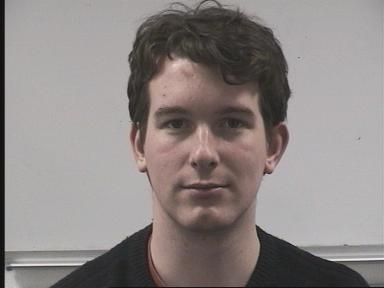
#> input picture pessoa1.jpg, 384 x 288 px
$ python main.py
#> lines starting #> are read from the running program, lines starting #| are printed output that depends on the picture; after the words box and inside, x2 and y2 are one past the last pixel; in counts of white or black regions, pixels touching at a corner belong together
#> in carregaImagem, returned value is the input picture: shape (288, 384, 3); mean R, G, B 141.2, 134.4, 132.6
from numpy import *
from imageio import mimsave, imread, imsave

sharpLaplaciano = array([[0, 4, 0], [4, -20, 4], [0, 4, 0]])
laplaciano = - array([[1,1,1], [1, -8, 1], [1, 1, 1]])
gaussiano = array([ [1,2,1],[2,4,2],[1,2,1] ])
LoG = [sharpLaplaciano, gaussiano]

cruz = array([[0,1,0],[1,1,1],[0,1,0]])
losango = array([ [0,0,1,0,0], [0,1,1,1,0], [1,1,1,1,1], [0,1,1,1,0], [0,0,1,0,0] ])

def binarizacaoAdaptativa(imagem, tamGrid, limiar):
	'''Binariza a imagem com base na media de valores dos pixels vizinhos.
	Precisa melhorar as situacoes de borda.
	http://homepages.inf.ed.ac.uk/rbf/HIPR2/adpthrsh.htm'''
	m,n,_ = shape(imagem)
	resultado = imagem.copy()

	for i in range( tamGrid//2, m - tamGrid//2 ):
		for j in range( tamGrid//2, n - tamGrid//2  ):
			xi, xf = i - tamGrid//2, i + tamGrid//2
			yi, yf = j - tamGrid//2, j + tamGrid//2
			media = mean(imagem[xi:xf, yi:yf, 0])

			if imagem[i, j, 0] > (media - limiar):
				resultado[i,j, 0], resultado[i,j, 1], resultado[i,j, 2] = 0,0,0
			else:
				resultado[i,j, 0], resultado[i,j, 1], resultado[i,j, 2] = 255,255,255

	return resultado

def binarizacao(imagem, limiar = 128):
	'''Binariza uma imagem, preferencialmente em escala de cinza,
	usando o limiar como ponto de corte.'''
	imagem = imagem.copy()
	imagem[imagem >= limiar] = 255
	imagem[imagem < limiar] = 0
	return imagem

def escalaCinza(imagem):
	'''Retorna uma nova imagem com a escala de cinza nas 3 camadas.
	https://en.wikipedia.org/wiki/Grayscale#Converting_color_to_grayscale'''
	imagem = imagem.copy()
	imagem[:,:,0] = 0.2126*imagem[:,:,0] + 0.7152*imagem[:,:,1] + 0.0722*imagem[:,:,2]
	imagem[:,:,1], imagem[:,:,2] = imagem[:,:,0], imagem[:,:,0]
	return imagem

def negacao(imagem):
	'''Retorna a imagem binarizada complementar.'''
	nova_imagem = imagem.copy()
	nova_imagem[imagem > 0] = 0
	nova_imagem[imagem == 0] = 255
	return nova_imagem

def erosao(imagem, elementoEstruturante=cruz):
	image = imagem.copy()
	imagem = convolucao(imagem, elementoEstruturante )
	imagem[imagem>0] = 255
	imagem[imagem==0] = 0
	return imagem

def dilatacao(imagem, elementoEstruturante=cruz):
	n_imagem = negacao(imagem)
	n_imagem = erosao(n_imagem, elementoEstruturante)
	return negacao(n_imagem)

def abertura(imagem, elementoEstruturante=cruz):
	'''Usado para reducao de ruidos.'''
	return dilatacao(erosao(imagem, elementoEstruturante), elementoEstruturante)

def fechamento(imagem, elementoEstruturante=cruz):
	'''Usado para "fechamento" de buracos.'''
	return erosao(dilatacao(imagem, elementoEstruturante), elementoEstruturante)

def menos(imagem1, imagem2):
	'''Usado na imagem binarizada para realizar a operacao de substracao,
	  necessaria em alguns filtros. Acho que nao funciona ainda.'''
	resultado = imagem1.copy()
	condicao = logical_and(imagem1 > 0, imagem2 == 0)
	resultado[ condicao ] = 255
	resultado[ invert(condicao) ] = 0
	return resultado

def gradienteMorfologico1(imagem, elementoEstruturante=cruz):
	'''Usado para localizacao de fronteiras internas
	usando-se um filtro de erosao.'''
	return menos(imagem, erosao(imagem,elementoEstruturante))

def gradienteMorfologico2(imagem, elementoEstruturante=cruz):
	'''Usado para localizacao de fronteiras externas
	usando-se um filtro de dilatacao..'''
	return menos(dilatacao(imagem,elementoEstruturante), imagem)

def gradienteMorfologico3(imagem, elementoEstruturante=cruz):
	'''Usado para localizacao de fronteiras internas e externas.
	usando-se ambos os filtros de erosao e dilatacao.'''
	return menos(dilatacao(imagem,elementoEstruturante), erosao(imagem, elementoEstruturante))

def convolucao(imagem, mascaras):
	'''Retorna o resultado da convolucao da imagem com as mascaras
	usando a Transformada de Fourrier.'''

	if type(mascaras) is not list:
		mascaras = [mascaras]

	imagem = imagem.copy()
	for mascara in mascaras:
		#Calcula a Transformada 2D de cada camada da imagem
		f_im = fft.fft2(imagem, axes = (0,1))

		#Normaliza mascara se necessario
		soma = sum(mascara)*1.0
		if soma != 0:
			mascara = mascara/soma

      	#forca a mascara a ser do tamanho da imagem
		f_mascara = fft.fft2(mascara, s=(f_im.shape[0], f_im.shape[1]) )

		for l in range(3):
			f_convolucao = f_mascara * f_im[:,:,l]
			camada = fft.ifft2(f_convolucao)
			camada[camada < 0 ] = 0
			camada[camada > 255 ] = 255
			imagem[:,:,l] = real(camada)

	return imagem

def criaGif(nomeArquivo, imagens, duracaoFrames=0.5):
	'''Binding para a funcao de save da biblioteca imageio,
		que recebe a lista de imagens e as salva como um .GIF'''
	mimsave(nomeArquivo, imagens, 'GIF', duration=duracaoFrames)

def carregaImagem(nomeArquivo):
	''' Retorna uma matriz do numpy, carregada do arquivo de imagem especificado. '''
	return imread(nomeArquivo)

def centralizacao(img1, img2):
	'''Iguala as dimensoes de cada imagem, arredondando para cima,
		centralizando-se e completando com preto.'''
	x1,y1,_ = shape(img1)
#> x1 = 288; y1 = 384
	x2,y2,_ = shape(img2)
#> x2 = 288; y2 = 384

	#Rever se eh melhor arrendondar para cima
	xF = max(x1,x2)
#> xF = 288
	yF = max(y1,y2)
#> yF = 384

	dx1 = xF - x1
#> dx1 = 0
	dy1 = yF - y1
#> dy1 = 0
	dx2 = xF - x2
#> dx2 = 0
	dy2 = yF - y2
#> dy2 = 0

	#pad eh uma funcao do numpy que faz o preenchimento que seria necessario nesse passo. Vide documentacao
	img1 = pad(img1, ( ( (dx1+1)//2, (dx1)//2 ), ( (dy1+1)//2, (dy1)//2 ), (0,0) ), mode='constant' )
	img2 = pad(img2, ( ( (dx2+1)//2, (dx2)//2 ), ( (dy2+1)//2, (dy2)//2 ), (0,0) ), mode='constant' )
	return img1, img2

def deformacaoBasica(imagemInicial, imagemFinal, numPassos, delay=0):
	'''Retorna uma lista de frames que sao o resultado da transformacao
	de uma imagem na outra linearmente. Espera-se imagens de mesmo tamanho.'''

	frames = [imagemInicial] * delay
	passo = (1.0*imagemFinal - imagemInicial )/numPassos


	for i in range(numPassos):
		#POR QUE SO FUNCIONA COM ESSE SINAL DE MENOS?
		im = around(-1.0*(imagemInicial + passo*i))
		frames += [im]

	frames = frames + [imagemFinal]*delay
	return frames

def tratamento(imagem):
	'''Funcao utilitaria que agrega todos os tratamentos feitos na imagem para teste'''
	imagem = imagem.copy()
	imagem = convolucao(imagem, LoG )
	imagem = escalaCinza(imagem)
	#imagem = binarizacao(imagem, 89)
	imagem = binarizacaoAdaptativa(imagem, 33, 15)
#> after the loop in binarizacaoAdaptativa, `for i in range( tamGrid//2, m - tamGrid//2 ):`:
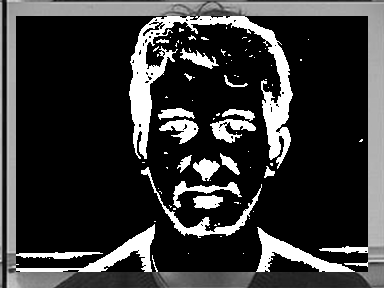
#> resultado: shape (288, 384, 3); min 0, max 255, mean 54.5
	imagem = abertura(imagem, losango)
#> in erosao, `imagem[imagem>0] = 255`: imagem: shape (288, 384, 3); 39.7% white; 26 white regions (9 under 20 px), largest, box (x1, y1, x2, y2) and area: (0, 0, 384, 288) 36471, (141, 167, 266, 242) 3203, (210, 109, 260, 147) 1257
#> in negacao, `nova_imagem[imagem > 0] = 0`: nova_imagem: shape (288, 384, 3); every value is 0
#> after the loop in convolucao (call 3), `for mascara in mascaras:`:
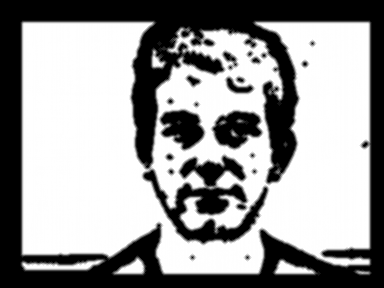
#> imagem: shape (288, 384, 3); min 0, max 255, mean 153.5
#> in erosao (call 2), `imagem[imagem>0] = 255`: imagem: shape (288, 384, 3); 67.9% white; 42 black regions (32 under 20 px), largest, box (x1, y1, x2, y2) and area: (0, 0, 384, 288) 30376, (145, 171, 266, 242) 2025, (214, 113, 260, 147) 864

	return imagem

if __name__ == '__main__':
	imagemInicial, imagemFinal = carregaImagem('pessoa1.jpg'), carregaImagem('pessoa1.jpg')
	imagemInicial, imagemFinal = centralizacao(imagemInicial, imagemFinal)
	imagemInicial, imagemFinal = tratamento(imagemInicial), tratamento(imagemFinal)

	imagemInicial =  gradienteMorfologico1(imagemInicial,cruz)
#> after the loop in convolucao (call 7), `for mascara in mascaras:`:
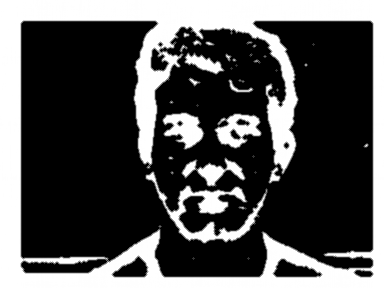
#> imagem: shape (288, 384, 3); min 0, max 255, mean 81.8
#> in erosao (call 5), `imagem[imagem>0] = 255`:
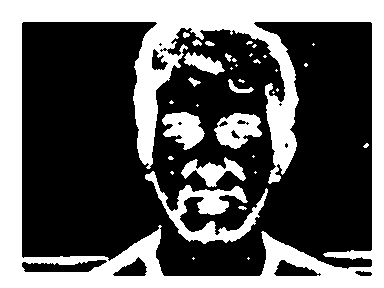
#> imagem: shape (288, 384, 3); 35.9% white; 36 white regions (22 under 20 px), largest, box (x1, y1, x2, y2) and area: (0, 0, 384, 288) 33101, (145, 171, 268, 244) 2612, (214, 113, 262, 149) 1065
#> in menos, `condicao = logical_and(imagem1 > 0, imagem2 == 0)`:
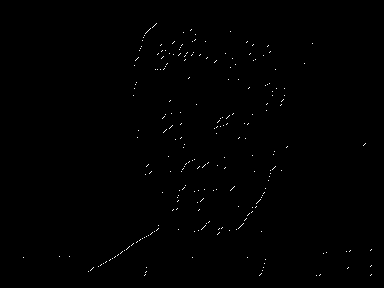
#> condicao: shape (288, 384, 3) bool; 0.35% white in thin lines or dots, all inside (x1, y1, x2, y2) = (23, 23, 372, 276)
	imsave('im1.jpg', imagemInicial)
	imsave('im2.jpg', imagemFinal)
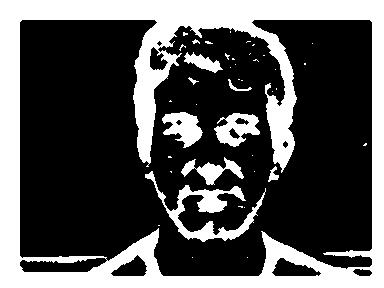
#> saved as im2.jpg: shape (288, 384, 3); min 0, max 255, mean 82

	frames = deformacaoBasica(imagemInicial, imagemFinal, numPassos=10, delay=4)
#> in deformacaoBasica, `frames = [imagemInicial] * delay`: frames = 4 items
#> in deformacaoBasica, `passo = (1.0*imagemFinal - imagemInicial )/numPassos`: passo: shape (288, 384, 3) float64; values 0 (black) and 25.5 (white), 31.8% white; 33 white regions (24 under 20 px), largest, box (x1, y1, x2, y2) and area: (0, 0, 384, 288) 30215, (145, 171, 265, 242) 1940, (214, 113, 260, 147) 838
#> the loop in deformacaoBasica, `for i in range(numPassos):` made 10 passes
#> pass 3, in deformacaoBasica, `im = around(-1.0*(imagemInicial + passo*i))`:
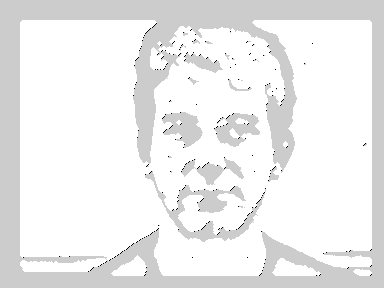
#> im: shape (288, 384, 3) float64; min -255, max 0, mean -17.08; drawn with min black and max white
#> after the loop in deformacaoBasica, `for i in range(numPassos):`: frames = 14 items
#> in deformacaoBasica, `frames = frames + [imagemFinal]*delay`: frames = 18 items
#> frames = 18 items
	criaGif('resultado.gif', frames)

$ run again, with pessoa14.jpg copied over pessoa1.jpg
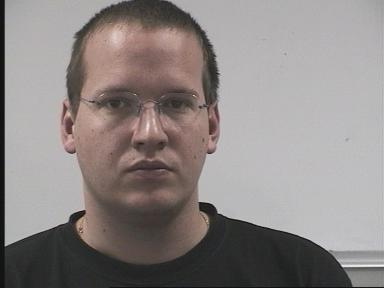
#> input picture pessoa14.jpg, 384 x 288 px
#> in carregaImagem, returned value is the input picture: shape (288, 384, 3); mean R, G, B 141, 134.4, 132.7
#> in erosao (call 5), `imagem[imagem>0] = 255`:
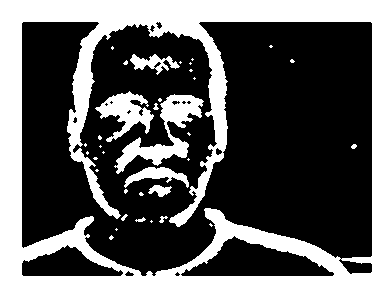
#> imagem: shape (288, 384, 3); 34.1% white; 36 white regions (25 under 20 px), largest, box (x1, y1, x2, y2) and area: (0, 0, 384, 288) 32721, (114, 94, 204, 174) 2123, (95, 91, 154, 142) 1304
#> condicao: shape (288, 384, 3) bool; 0.38% white in thin lines or dots, all inside (x1, y1, x2, y2) = (23, 23, 372, 276)
#> in deformacaoBasica, `frames = [imagemInicial] * delay`: frames = 4 items
#> passo: shape (288, 384, 3) float64; values 0 (black) and 25.5 (white), 29.9% white; 37 white regions (29 under 20 px), largest, box (x1, y1, x2, y2) and area: (0, 0, 384, 288) 29618, (96, 92, 152, 138) 958, (116, 133, 187, 172) 902
#> the loop in deformacaoBasica, `for i in range(numPassos):` made 10 passes
#> pass 3, in deformacaoBasica, `im = around(-1.0*(imagemInicial + passo*i))`:
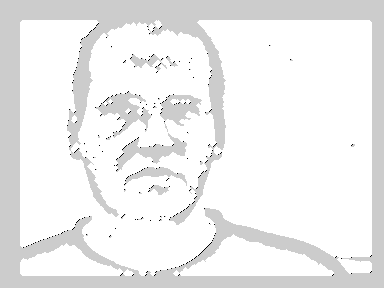
#> im: shape (288, 384, 3) float64; min -255, max 0, mean -16.24; drawn with min black and max white
#> after the loop in deformacaoBasica, `for i in range(numPassos):`: frames = 14 items
#> in deformacaoBasica, `frames = frames + [imagemFinal]*delay`: frames = 18 items

$ run again, with aecio.jpg copied over pessoa1.jpg
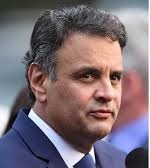
#> input picture aecio.jpg, 150 x 168 px
#> in carregaImagem, returned value is the input picture: shape (168, 150, 3); mean R, G, B 122.7, 108.7, 117.6
#> condicao: shape (168, 150, 3) bool; 0.75% white in thin lines or dots, all inside (x1, y1, x2, y2) = (23, 23, 138, 156)
#> `imsave('im2.jpg', imagemFinal)`:
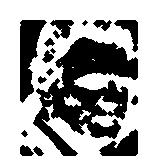
#> saved as im2.jpg: shape (168, 150, 3); min 0, max 255, mean 165.1
#> in deformacaoBasica, `frames = [imagemInicial] * delay`: frames = 4 items
#> passo: shape (168, 150, 3) float64; values 0 (black) and 25.5 (white), 64% white; 16 black regions, largest, box (x1, y1, x2, y2) and area: (33, 37, 138, 156) 5941, (20, 20, 47, 103) 1249, (99, 129, 138, 156) 612
#> the loop in deformacaoBasica, `for i in range(numPassos):` made 10 passes
#> pass 3, in deformacaoBasica, `im = around(-1.0*(imagemInicial + passo*i))`:
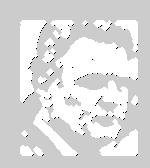
#> im: shape (168, 150, 3) float64; min -255, max 0, mean -34.59; drawn with min black and max white
#> after the loop in deformacaoBasica, `for i in range(numPassos):`: frames = 14 items
#> in deformacaoBasica, `frames = frames + [imagemFinal]*delay`: frames = 18 items

$ run again, with dilma.jpg copied over pessoa1.jpg
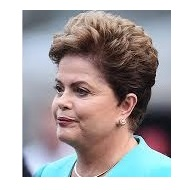
#> input picture dilma.jpg, 187 x 190 px
#> in carregaImagem, returned value is the input picture: shape (190, 187, 3); mean R, G, B 177, 170.9, 171.9
#> condicao: shape (190, 187, 3) bool; 0.79% white in thin lines or dots, all inside (x1, y1, x2, y2) = (26, 25, 175, 178)
#> in deformacaoBasica, `frames = [imagemInicial] * delay`: frames = 4 items
#> passo: shape (190, 187, 3) float64; values 0 (black) and 25.5 (white), 59% white; 7 black regions (1 under 20 px), largest, box (x1, y1, x2, y2) and area: (31, 20, 175, 178) 11017, (137, 27, 175, 121) 1573, (20, 20, 28, 178) 1254, (114, 40, 150, 86) 567, (155, 135, 163, 147) 72, (140, 49, 151, 61) 59
#> the loop in deformacaoBasica, `for i in range(numPassos):` made 10 passes
#> pass 3, in deformacaoBasica, `im = around(-1.0*(imagemInicial + passo*i))`:
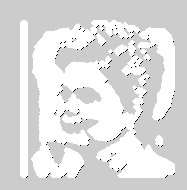
#> im: shape (190, 187, 3) float64; min -255, max 0, mean -32.11; drawn with min black and max white
#> after the loop in deformacaoBasica, `for i in range(numPassos):`: frames = 14 items
#> in deformacaoBasica, `frames = frames + [imagemFinal]*delay`: frames = 18 items
